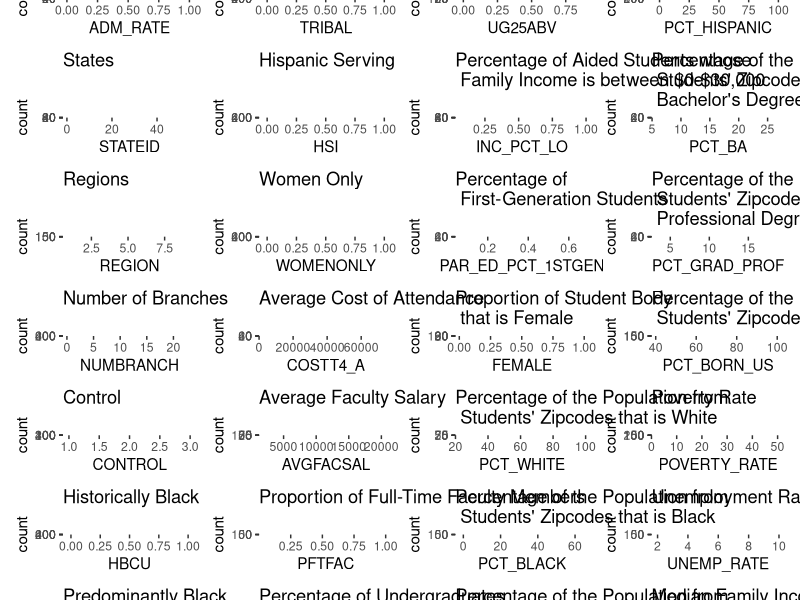
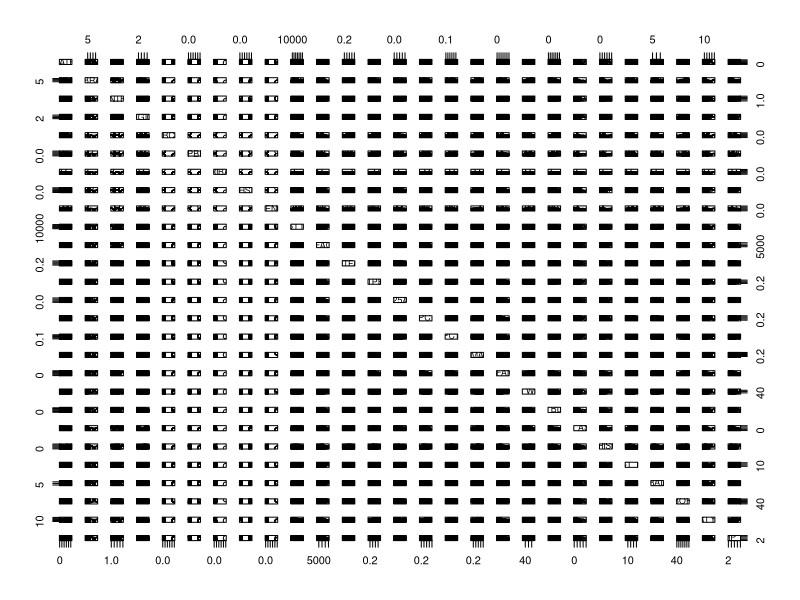
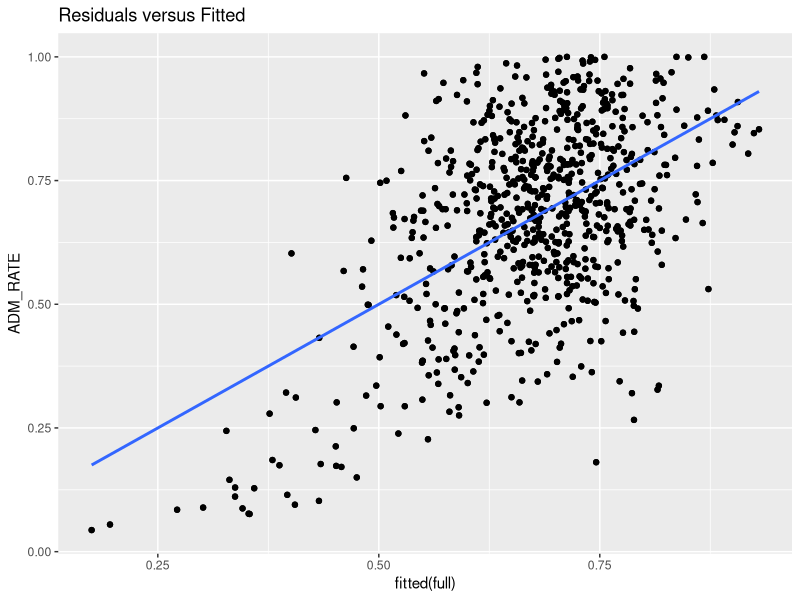
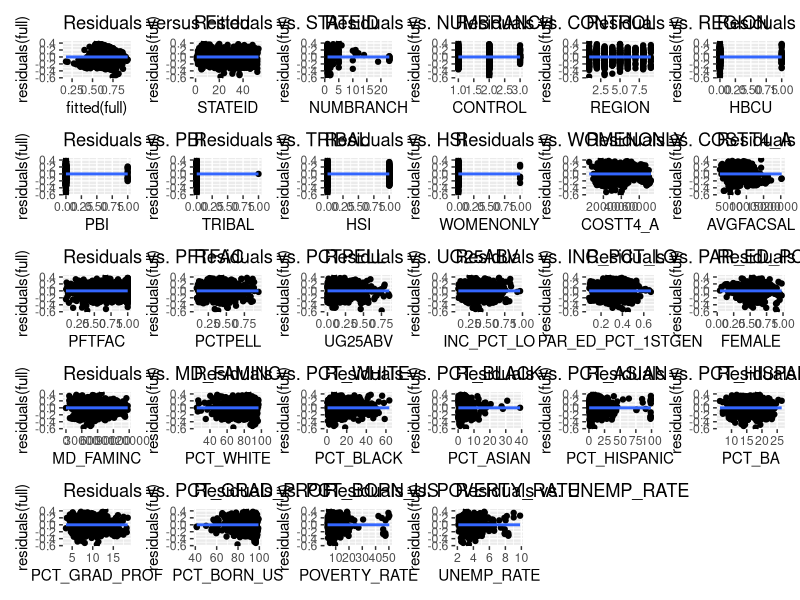
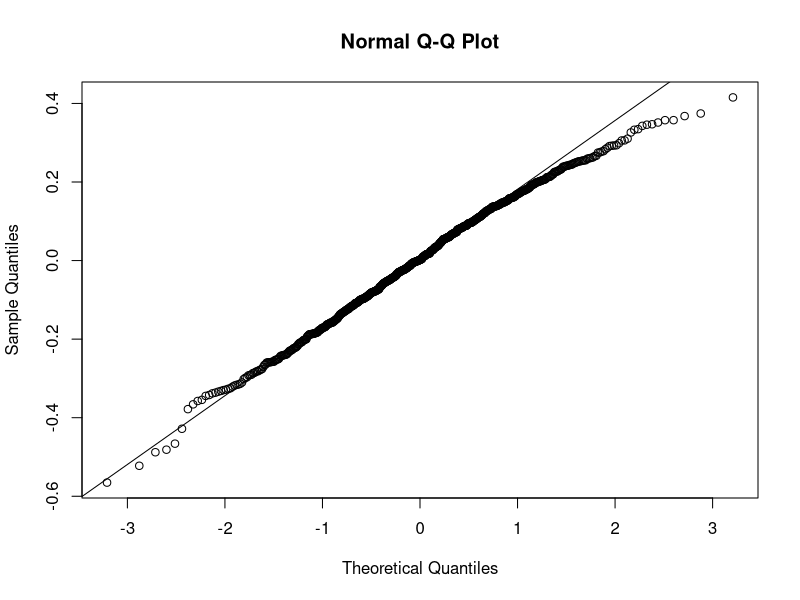

Here is the R script that generated these plots, in order: (Note: this script raises an error after producing the figures.)
library("tidyverse")
library("patchwork")
library("car")

setTimeLimit(cpu = Inf, elapsed = Inf, transient = FALSE)
setSessionTimeLimit(cpu = Inf, elapsed = Inf)

df <- read.csv("VPdataset.csv")

df <- transform(df, STATEID = as.numeric(factor(STABBR)))
df <- df[, !(names(df) %in% c("UNITID", "INSTNM", "STABBR"))]
df <- df %>% relocate(STATEID)
df <- df %>% relocate(ADM_RATE)

hist1 <- ggplot(df, aes(x = ADM_RATE)) + geom_histogram() + ggtitle("Admission Rate")
hist2 <- ggplot(df, aes(x = STATEID)) + geom_histogram() + ggtitle("States")
hist3 <- ggplot(df, aes(x = REGION)) + geom_histogram() + ggtitle("Regions")
hist4 <- ggplot(df, aes(x = NUMBRANCH)) + geom_histogram() + ggtitle("Number of Branches") 
hist5 <- ggplot(df, aes(x = CONTROL)) + geom_histogram() + ggtitle("Control") 
hist6 <- ggplot(df, aes(x = HBCU)) + geom_histogram() + ggtitle("Historically Black")
hist7 <- ggplot(df, aes(x = PBI)) + geom_histogram() + ggtitle("Predominantly Black")
hist8 <- ggplot(df, aes(x = TRIBAL)) + geom_histogram() + ggtitle("Tribal")
hist9 <- ggplot(df, aes(x = HSI)) + geom_histogram() + ggtitle("Hispanic Serving")
hist10 <- ggplot(df, aes(x = WOMENONLY)) + geom_histogram() + ggtitle("Women Only")
hist11 <- ggplot(df, aes(x = COSTT4_A)) + geom_histogram() + ggtitle("Average Cost of Attendance")
hist12 <- ggplot(df, aes(x = AVGFACSAL)) + geom_histogram() + ggtitle("Average Faculty Salary")
hist13 <- ggplot(df, aes(x = PFTFAC)) + geom_histogram() + ggtitle("Proportion of Full-Time Faculty Members")
hist14 <- ggplot(df, aes(x = PCTPELL)) + geom_histogram() + ggtitle("Percentage of Undergraduates \n Receiving Pell Grant")
hist15 <- ggplot(df, aes(x = UG25ABV)) + geom_histogram() + ggtitle("Percentage of Undergraduates \n Aged 25+")
hist16 <- ggplot(df, aes(x = INC_PCT_LO)) + geom_histogram() + ggtitle("Percentage of Aided Students whose \n Family Income is between $0-$30,000")
hist17 <- ggplot(df, aes(x = PAR_ED_PCT_1STGEN)) + geom_histogram() + ggtitle("Percentage of \n First-Generation Students")
hist18 <- ggplot(df, aes(x = FEMALE)) + geom_histogram() + ggtitle("Proportion of Student Body \n that is Female")
hist19 <- ggplot(df, aes(x = PCT_WHITE)) + geom_histogram() + ggtitle("Percentage of the Population from \n Students' Zipcodes that is White")
hist20 <- ggplot(df, aes(x = PCT_BLACK)) + geom_histogram() + ggtitle("Percentage of the Population from \n Students' Zipcodes that is Black")
hist21 <- ggplot(df, aes(x = PCT_ASIAN)) + geom_histogram() + ggtitle("Percentage of the Population from \n Students' Zipcodes that is Asian")
hist22 <- ggplot(df, aes(x = PCT_HISPANIC)) + geom_histogram() + ggtitle("Percentage of the Population from \n Students' Zipcodes that is Hispanic")
hist23 <- ggplot(df, aes(x = PCT_BA)) + geom_histogram() + ggtitle("Percentage of the Population from \n Students' Zipcodes with a \n Bachelor's Degree over the Age 25")
hist24 <- ggplot(df, aes(x = PCT_GRAD_PROF)) + geom_histogram() + ggtitle("Percentage of the Population from \n Students' Zipcodes with a \n Professional Degree over the Age 25")
hist25 <- ggplot(df, aes(x = PCT_BORN_US)) + geom_histogram() + ggtitle("Percentage of the Population from \n Students' Zipcodes that was Born in the US")
hist26 <- ggplot(df, aes(x = POVERTY_RATE)) + geom_histogram() + ggtitle("Poverty Rate")
hist27 <- ggplot(df, aes(x = UNEMP_RATE)) + geom_histogram() + ggtitle("Unemployment Rate")
hist28 <- ggplot(df, aes(x = MD_FAMINC)) + geom_histogram() + ggtitle("Median Family Income of Students")
hist1 + hist2 + hist3 + hist4 + hist5 + hist6 + hist7 + hist8 + hist9 + hist10 + hist11 + hist12 + hist13 + hist14 + hist15 + hist16 + hist17 + hist18 + hist19 + hist20 + hist21 + hist22 + hist23 + hist24 + hist25 + hist26 + hist27 + hist28 + plot_layout(nrow = 7, byrow = FALSE) + plot_annotation(title = 'Histograms of Variables')

full <- lm(ADM_RATE ~., data = df)
summary(full)

pairs(df[, -c(1)])

ggplot(df, aes(fitted(full), ADM_RATE)) + geom_point() + ggtitle("Response versus Fitted")  + geom_point() + ggtitle("Residuals versus Fitted") + geom_smooth(method = 'lm', se = FALSE)

resy <- ggplot(df, aes(fitted(full), residuals(full))) + geom_point() + ggtitle("Residuals versus Fitted") + geom_smooth(method = 'lm', se = FALSE)
res1 <- ggplot(df, aes(STATEID, residuals(full))) + geom_point() + ggtitle(paste0("Residuals vs. ", names(df)[2])) + geom_smooth(method = 'lm', se = FALSE)
res2 <- ggplot(df, aes(NUMBRANCH, residuals(full))) + geom_point() + ggtitle(paste0("Residuals vs. ", names(df)[3])) + geom_smooth(method = 'lm', se = FALSE)
res3 <- ggplot(df, aes(CONTROL, residuals(full))) + geom_point() + ggtitle(paste0("Residuals vs. ", names(df)[4])) + geom_smooth(method = 'lm', se = FALSE) 
res4 <- ggplot(df, aes(REGION, residuals(full))) + geom_point() + ggtitle(paste0("Residuals vs. ", names(df)[5])) + geom_smooth(method = 'lm', se = FALSE)
res5 <- ggplot(df, aes(HBCU, residuals(full))) + geom_point() + ggtitle(paste0("Residuals vs. ", names(df)[6])) + geom_smooth(method = 'lm', se = FALSE)
res6 <- ggplot(df, aes(PBI, residuals(full))) + geom_point() + ggtitle(paste0("Residuals vs. ", names(df)[7])) + geom_smooth(method = 'lm', se = FALSE)
res7 <- ggplot(df, aes(TRIBAL, residuals(full))) + geom_point() + ggtitle(paste0("Residuals vs. ", names(df)[8])) + geom_smooth(method = 'lm', se = FALSE)
res8 <- ggplot(df, aes(HSI, residuals(full))) + geom_point() + ggtitle(paste0("Residuals vs. ", names(df)[9])) + geom_smooth(method = 'lm', se = FALSE)
res9 <- ggplot(df, aes(WOMENONLY, residuals(full))) + geom_point() + ggtitle(paste0("Residuals vs. ", names(df)[10])) + geom_smooth(method = 'lm', se = FALSE)
res10 <- ggplot(df, aes(COSTT4_A, residuals(full))) + geom_point() + ggtitle(paste0("Residuals vs. ", names(df)[11])) + geom_smooth(method = 'lm', se = FALSE)
res11 <- ggplot(df, aes(AVGFACSAL, residuals(full))) + geom_point() + ggtitle(paste0("Residuals vs. ", names(df)[12])) + geom_smooth(method = 'lm', se = FALSE)
res12 <- ggplot(df, aes(PFTFAC, residuals(full))) + geom_point() + ggtitle(paste0("Residuals vs. ", names(df)[13])) + geom_smooth(method = 'lm', se = FALSE)
res13 <- ggplot(df, aes(PCTPELL, residuals(full))) + geom_point() + ggtitle(paste0("Residuals vs. ", names(df)[14])) + geom_smooth(method = 'lm', se = FALSE)
res14 <- ggplot(df, aes(UG25ABV, residuals(full))) + geom_point() + ggtitle(paste0("Residuals vs. ", names(df)[15])) + geom_smooth(method = 'lm', se = FALSE)
res15 <- ggplot(df, aes(INC_PCT_LO, residuals(full))) + geom_point() + ggtitle(paste0("Residuals vs. ", names(df)[16])) + geom_smooth(method = 'lm', se = FALSE)
res16 <- ggplot(df, aes(PAR_ED_PCT_1STGEN, residuals(full))) + geom_point() + ggtitle(paste0("Residuals vs. ", names(df)[17])) + geom_smooth(method = 'lm', se = FALSE)
res17 <- ggplot(df, aes(FEMALE, residuals(full))) + geom_point() + ggtitle(paste0("Residuals vs. ", names(df)[18])) + geom_smooth(method = 'lm', se = FALSE)
res18 <- ggplot(df, aes(MD_FAMINC, residuals(full))) + geom_point() + ggtitle(paste0("Residuals vs. ", names(df)[19])) + geom_smooth(method = 'lm', se = FALSE)
res19 <- ggplot(df, aes(PCT_WHITE, residuals(full))) + geom_point() + ggtitle(paste0("Residuals vs. ", names(df)[20])) + geom_smooth(method = 'lm', se = FALSE)
res20 <- ggplot(df, aes(PCT_BLACK, residuals(full))) + geom_point() + ggtitle(paste0("Residuals vs. ", names(df)[21])) + geom_smooth(method = 'lm', se = FALSE)
res21 <- ggplot(df, aes(PCT_ASIAN, residuals(full))) + geom_point() + ggtitle(paste0("Residuals vs. ", names(df)[22])) + geom_smooth(method = 'lm', se = FALSE)
res22 <- ggplot(df, aes(PCT_HISPANIC, residuals(full))) + geom_point() + ggtitle(paste0("Residuals vs. ", names(df)[23])) + geom_smooth(method = 'lm', se = FALSE)
res23 <- ggplot(df, aes(PCT_BA, residuals(full))) + geom_point() + ggtitle(paste0("Residuals vs. ", names(df)[24])) + geom_smooth(method = 'lm', se = FALSE)
res24 <- ggplot(df, aes(PCT_GRAD_PROF, residuals(full))) + geom_point() + ggtitle(paste0("Residuals vs. ", names(df)[25])) + geom_smooth(method = 'lm', se = FALSE)
res25 <- ggplot(df, aes(PCT_BORN_US, residuals(full))) + geom_point() + ggtitle(paste0("Residuals vs. ", names(df)[26])) + geom_smooth(method = 'lm', se = FALSE)
res26 <- ggplot(df, aes(POVERTY_RATE, residuals(full))) + geom_point() + ggtitle(paste0("Residuals vs. ", names(df)[27])) + geom_smooth(method = 'lm', se = FALSE)
res27 <- ggplot(df, aes(UNEMP_RATE, residuals(full))) + geom_point() + ggtitle(paste0("Residuals vs. ", names(df)[28])) + geom_smooth(method = 'lm', se = FALSE)
resy + res1 + res2 + res3 + res4 + res5 + res6 + res7 + res8 + res9 + res10 + res11 + res12 + res13 + res14 + res15 + res16 + res17 + res18 + res19 + res20 + res21 + res22 + res23 + res24 + res25 + res26 + res27

#(resy + res1 + res2 + res3) /
#  (res4 + res5 + res6 + res7) /
#  (res8 + res9 + res10 + res11) /
#  (res12 + res13 + res14 + res15) /
#  (res16 + res17 + res18 + res19) /
#  (res20 + res21 + res22 + res23) /
#  (res24 + res25 + res26 + res27)

qqnorm(residuals(full))
qqline(residuals(full))

bc <- boxCox(full)
lambda <- bc$x[which.max(bc$y)]

p <- powerTransform(cbind(df[, -c(1)]) + 0.00000001)
summary(p)

transformed_df <- data.frame(
  df$ADM_RATE ** lambda,
  df$STATEID ** 1,
  df$NUMBRANCH ** 1,
  df$CONTROL ** 1,
  df$REGION ** 1,
  df$HBCU ** 1,
  df$PBI ** 1,
  df$TRIBAL ** 1,
  df$HSI ** 1,
  df$WOMENONLY ** 1,
  df$COSTT4_A ** 0.50,
  df$AVGFACSAL ** 0.33,
  df$PFTFAC ** 1,
  df$PCTPELL ** 0.50,
  df$UG25ABV ** 0.33,
  df$INC_PCT_LO ** 0.33,
  df$PAR_ED_PCT_1STGEN ** 0.76,
  df$FEMALE ** 2.00,
  df$MD_FAMINC ** 0.50,
  df$PCT_WHITE ** 2.93,
  df$PCT_BLACK ** 0.57,
  df$PCT_ASIAN ** 0.11,
  df$PCT_HISPANIC ** 0.12,
  df$PCT_BA ** 1,
  df$PCT_GRAD_PROF ** 0.33,
  df$PCT_BORN_US ** 9.47,
  df$POVERTY_RATE ** -0.33,
  df$UNEMP_RATE ** -0.80
)

for(i in 1:28){
  names(transformed_df)[i] <- names(df)[i]
}

#names(transformed_df)[1] <- "Admission Rate"
#names(transformed_df)[2] <- "State Identifier"
#names(transformed_df)[3] <- "Number of Branches"
#names(transformed_df)[4] <- "Control Identifier"
#names(transformed_df)[5] <- "Region Identifier"
#names(transformed_df)[6] <- "Historically Black-Serving Institute Identifier"
#names(transformed_df)[7] <- "Predominantly Black-Serving Institute Identifier"
#names(transformed_df)[8] <- "Tribal-Serving Institute Identifier"
#names(transformed_df)[9] <- "Hispanic-Serving Institute Identifier"
#names(transformed_df)[10] <- "Women-Only Institute Identifier"
#names(transformed_df)[11] <- "Cost of Attendance"
#names(transformed_df)[12] <- "Average Faculty Salary"
#names(transformed_df)[13] <- "Proportion of FT Faculty"
#names(transformed_df)[14] <- "% of UGs Receiving Pell Grant"
#names(transformed_df)[15] <- "% of UGs Aged 25 and Above"
#names(transformed_df)[16] <- "% of Aided Students whose Family Income is between $0-$30,000"
#names(transformed_df)[17] <- "% of First-Generation Students"
#names(transformed_df)[18] <- "Proportion of Female Student Body"
#names(transformed_df)[19] <- "Median Family Income of Students"
#names(transformed_df)[20] <- "% of White Population in Students' Neighborhood"
#names(transformed_df)[21] <- "% of Black Population in Students' Neighborhood"
#names(transformed_df)[22] <- "% of Asian Population in Students' Neighborhood"
#names(transformed_df)[23] <- "% of Hispanic Population in Students' Neighborhood"
#names(transformed_df)[24] <- "% of Population Aged 25+ with a Bachelor's Degree in Students' Neighborhood"
#names(transformed_df)[25] <- "% of Population Aged 25+ with a Professional Degree in Students' Neighborhood"
#names(transformed_df)[26] <- "% of U.S. Born Population in Students' Neighborhood"
#names(transformed_df)[27] <- "Poverty Rate in Students' Neighborhood"
#names(transformed_df)[28] <- "Unemployment Rate in Students' Neighborhood"

summary(lm(ADM_RATE ~., data = transformed_df))

model <- lm(ADM_RATE ~ STATEID + CONTROL + NUMBRANCH + AVGFACSAL + PAR_ED_PCT_1STGEN + UG25ABV + INC_PCT_LO, data = transformed_df)
summary(model)

pairs(transformed_df[, c(2, 3, 4, 12, 15, 16, 17)])

ggplot(transformed_df, aes(fitted(model), ADM_RATE)) + geom_point() + ggtitle("Transformed Response versus Transformed Fitted") + geom_smooth(method = 'lm', se = FALSE)

resty <- ggplot(transformed_df, aes(fitted(model), residuals(model))) + geom_point() + ggtitle("Residuals versus Transformed Fitted") + geom_smooth(method = 'lm', se = FALSE)
rest1 <- ggplot(transformed_df, aes(STATEID, residuals(model))) + geom_point() + ggtitle("Residuals vs. Transformed STATEID") + geom_smooth(method = 'lm', se = FALSE)
rest2 <- ggplot(transformed_df, aes(CONTROL, residuals(model))) + geom_point() + ggtitle("Residuals vs. Transformed CONTROL") + geom_smooth(method = 'lm', se = FALSE)
rest3 <- ggplot(transformed_df, aes(NUMBRANCH, residuals(model))) + geom_point() + ggtitle("Residuals vs. Transformed NUMBRANCH") + geom_smooth(method = 'lm', se = FALSE)
rest4 <- ggplot(transformed_df, aes(AVGFACSAL, residuals(model))) + geom_point() + ggtitle("Residuals vs. Transformed AVGFACSAL") + geom_smooth(method = 'lm', se = FALSE)
rest5 <- ggplot(transformed_df, aes(PAR_ED_PCT_1STGEN, residuals(model))) + geom_point() + ggtitle("Residuals vs. Transformed PAR_ED_PCT_1STGEN") + geom_smooth(method = 'lm', se = FALSE)
rest6 <- ggplot(transformed_df, aes(UG25ABV, residuals(model))) + geom_point() + ggtitle("Residuals vs. Transformed UG25ABV") + geom_smooth(method = 'lm', se = FALSE)
rest7 <- ggplot(transformed_df, aes(INC_PCT_LO, residuals(model))) + geom_point() + ggtitle("Residuals vs. Transformed INC_PCT_LO") + geom_smooth(method = 'lm', se = FALSE)
resty + rest1 + rest2 + rest3 + rest4 + rest5 + rest6 + rest7

qqnorm(residuals(model))
qqline(residuals(model))

anova(model, full)